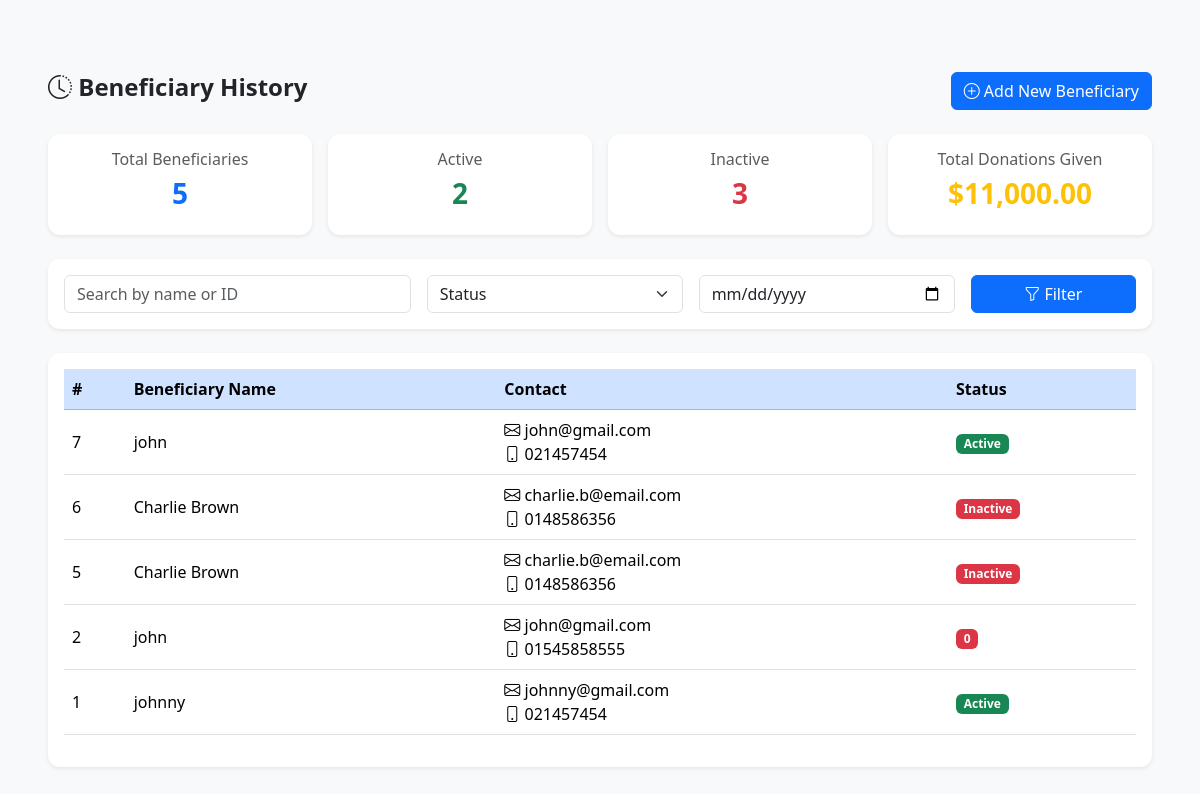
/pages/admin/beneficiary/beneficiary_history.php, run on the app's committed database.
### tables this page shows
CREATE TABLE `beneficiaries` (
  `id` int(11) NOT NULL,
  `name` varchar(255) DEFAULT NULL,
  `email` varchar(255) DEFAULT NULL,
  `phone` varchar(20) DEFAULT NULL,
  `address` text DEFAULT NULL,
  `required_support` text DEFAULT NULL,
  `created_at` timestamp NOT NULL DEFAULT current_timestamp(),
  `user_id` int(11) DEFAULT NULL,
  `status` varchar(50) DEFAULT 'Inactive'
);

### pages/admin/beneficiary/beneficiary_history.php (the view, shortened to what this page needs)
<?php
include('config.php');
$beneficiaries = [];
$active_beneficiaries = 0;
$inactive_beneficiaries = 0;
$total_donations_sum = 0;
$result = mysqli_query($dms, "
    SELECT
        id,
        name,
        email,
        phone,
        required_support,
        created_at,
        status
    FROM
        beneficiaries
    ORDER BY
        created_at DESC
");
if ($result) {
    while ($row = mysqli_fetch_assoc($result)) {
        $beneficiaries[] = $row;
    }
}
$total_donations_result = mysqli_query($dms, "
    SELECT COALESCE(SUM(amount), 0) AS total_donations FROM donations
");
if ($total_donations_result) {
    $total_donations_data = mysqli_fetch_assoc($total_donations_result);
    $total_donations_sum = $total_donations_data['total_donations'];
}
$total_beneficiaries = count($beneficiaries);
foreach ($beneficiaries as $b) {
    if (isset($b['status'])) {
        if ($b['status'] === 'Active') {
            $active_beneficiaries++;
        } else {
            $inactive_beneficiaries++;
        }
    }
}
?>
<!DOCTYPE html>
<html lang="en">
<head>
    <link href="https://cdn.jsdelivr.net/npm/bootstrap@5.3.3/dist/css/bootstrap.min.css" rel="stylesheet">
    <link rel="stylesheet" href="https://cdn.jsdelivr.net/npm/bootstrap-icons@1.11.3/font/bootstrap-icons.css">
</head>
<body>
<div class="container-fluid mt-4 p-5">
    <div class="row">
        <div class="col-md-12 mx-auto">
            <div class="d-flex justify-content-between align-items-center mb-4">
                <h4 class="fw-bold"><i class="bi bi-clock-history"></i> Beneficiary History</h4>
                <a href="home.php?page=13" class="btn btn-primary"><i class="bi bi-plus-circle"></i> Add New Beneficiary</a>
            </div>
            <div class="row g-3 mb-4">
                <div class="col-md-3">
                    <div class="card shadow-sm border-0">
                        <div class="card-body text-center">
                            <h6 class="text-muted">Total Beneficiaries</h6>
                            <h3 class="fw-bold text-primary"><?= $total_beneficiaries ?></h3>
                        </div>
                    </div>
                </div>
                <div class="col-md-3">
                    <div class="card shadow-sm border-0">
                        <div class="card-body text-center">
                            <h6 class="text-muted">Active</h6>
                            <h3 class="fw-bold text-success"><?= $active_beneficiaries ?></h3>
                        </div>
                    </div>
                </div>
                <div class="col-md-3">
                    <div class="card shadow-sm border-0">
                        <div class="card-body text-center">
                            <h6 class="text-muted">Inactive</h6>
                            <h3 class="fw-bold text-danger"><?= $inactive_beneficiaries ?></h3>
                        </div>
                    </div>
                </div>
                <div class="col-md-3">
                    <div class="card shadow-sm border-0">
                        <div class="card-body text-center">
                            <h6 class="text-muted">Total Donations Given</h6>
                            <h3 class="fw-bold text-warning">$<?= number_format($total_donations_sum, 2) ?></h3>
                        </div>
                    </div>
                </div>
            </div>
            <div class="card shadow-sm border-0 mb-4">
                <div class="card-body">
                    <form class="row g-3" action="" method="get">
                        <div class="col-md-4">
                            <input type="text" class="form-control" name="search" placeholder="Search by name or ID" value="<?= htmlspecialchars($_GET['search'] ?? '') ?>">
                        </div>
                        <div class="col-md-3">
                            <select class="form-select" name="status">
                                <option value="">Status</option>
                            </select>
                        </div>
                        <div class="col-md-3">
                            <input type="date" class="form-control" name="from_date" placeholder="From Date" value="<?= htmlspecialchars($_GET['from_date'] ?? '') ?>">
                        </div>
                        <div class="col-md-2">
                            <button type="submit" class="btn btn-primary w-100"><i class="bi bi-funnel"></i> Filter</button>
                        </div>
                    </form>
                </div>
            </div>
            <div class="card shadow-sm border-0">
                <div class="card-body">
                    <div class="table-responsive">
                        <table class="table table-hover align-middle">
                            <thead class="table-primary">
                                <tr>
                                    <th>#</th>
                                    <th>Beneficiary Name</th>
                                    <th>Contact</th>
                                    <th>Status</th>
                                </tr>
                            </thead>
                            <tbody>
                                <?php if (empty($beneficiaries)): ?>
                                    <tr>
                                        <td colspan="5" class="text-center">No beneficiaries found.</td>
                                    </tr>
                                <?php else: ?>
                                    <?php foreach ($beneficiaries as $index => $b): ?>
                                        <tr>
                                            <td><?= htmlspecialchars($b['id']) ?></td>
                                            <td><?= htmlspecialchars($b['name']) ?></td>
                                            <td>
                                                <i class="bi bi-envelope"></i> <?= htmlspecialchars($b['email']) ?><br>
                                                <i class="bi bi-phone"></i> <?= htmlspecialchars($b['phone']) ?>
                                            </td>
                                            <td>
                                                <?php
                                                $badge_class = ($b['status'] === 'Active') ? 'bg-success' : 'bg-danger';
                                                echo '<span class="badge ' . $badge_class . '">' . htmlspecialchars($b['status']) . '</span>';
                                                ?>
                                            </td>
                                        </tr>
                                    <?php endforeach; ?>
                                <?php endif; ?>
                            </tbody>
                        </table>
                    </div>
                </div>
            </div>
        </div>
    </div>
</div>
</body>
</html>

### pages/admin/beneficiary/beneficiary_history.php (style rules this page uses)
body { background-color: #f8f9fa; }
.card { border: none; box-shadow: 0 0.5rem 1rem rgba(0, 0, 0, 0.05); border-radius: 0.75rem; }
.fw-bold { font-weight: 700 !important; }

### data on the page
beneficiaries: id "7", name "john", email "john@gmail.com", phone "021457454", status "Active"
beneficiaries: id "6", name "Charlie Brown", email "charlie.b@email.com", phone "0148586356", status "Inactive"
beneficiaries: id "5", name "Charlie Brown", email "charlie.b@email.com", phone "0148586356", status "Inactive"
beneficiaries: id "2", name "john", email "john@gmail.com", phone "01545858555", status "0"
beneficiaries: id "1", name "johnny", email "johnny@gmail.com", phone "021457454", status "Active"

### other printed values
$total_beneficiaries "5"
$active_beneficiaries "2"
$inactive_beneficiaries "3"
$total_donations_sum "11,000.00"
